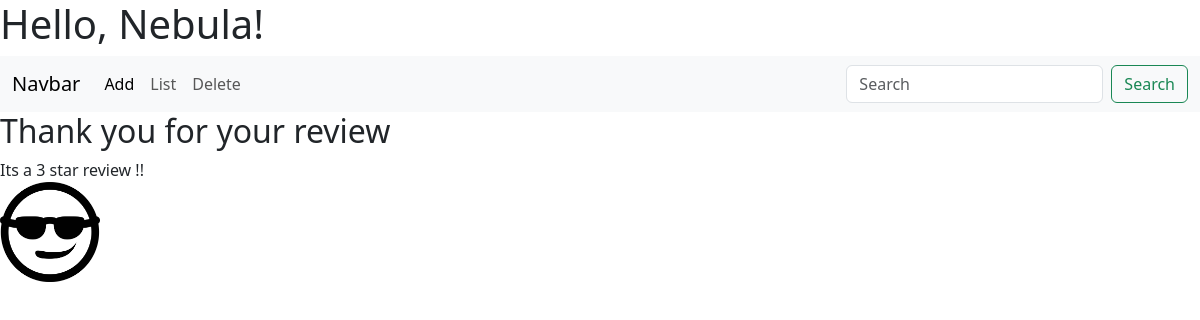
Before: /carrental/thanks/ with the older database file.
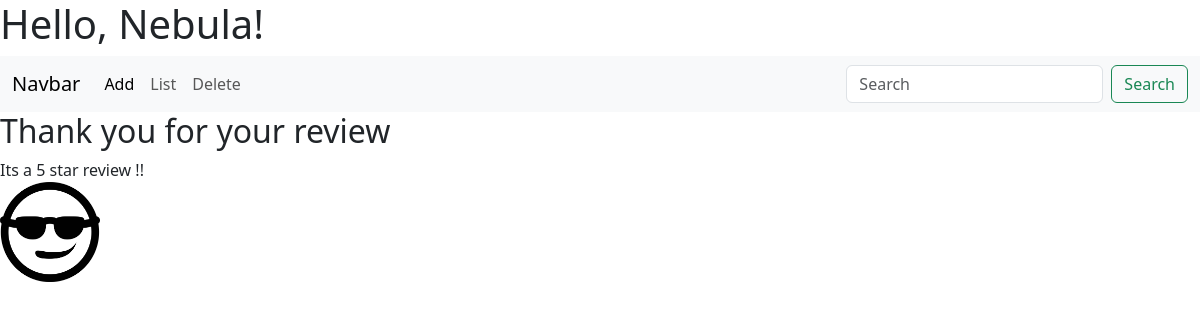
After: the same page with the newer database file.
### carrental/models.py (models this page shows)
class Feedback(models.Model):
    first_name = models.CharField(max_length=100)
    last_name = models.CharField(max_length=100)
    email = models.EmailField(null=True)
    stars = models.CharField(choices=STARS, max_length=1)
    review = models.TextField(max_length=1000)
    def __str__(self) -> str:
        return f'Its a {self.stars} star review !!'

### carrental/views.py (the view)
# urls.py: path("thanks/", views.thankyou_view, name="thanks")
def thankyou_view(request):
    review = models.Feedback.objects.all()
    print(f"Review : {review}")
    last_review = review.last()
    context = {
        "review": last_review
    }
    return render(request, 'carrental/thankyou.html', context=context)

### carrental/templates/carrental/thankyou.html
{% extends 'base.html' %}
{% block content %}
<h2>Thank you for your review</h2>
<div class=containers>
    {{review}}
</div>
{% endblock content %}

Changed rows visible on the page:
no longer on this page (row edited): Feedback: stars "Its a 3 star review !!"
added Feedback: stars "Its a 5 star review !!"
